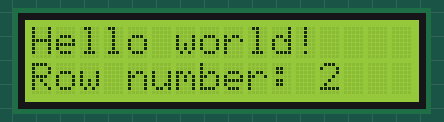
Recording of a sketch running on a simulated ESP32. On the bench: 16×2 character LCD.

Above: at 0.1 s.
At 4.2 s:
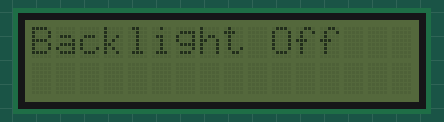
At 6.2 s:
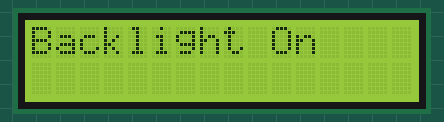
At 8.2 s:
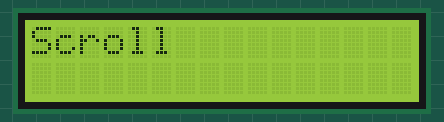
At 10.7 s:
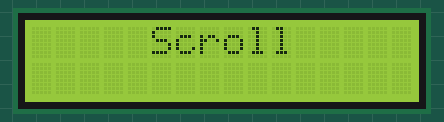
At 12.7 s:
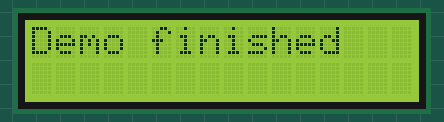

The sketch:

06-010_LCD_with_I2C_backpack.ino
```cpp
/*  06.010 - LCD screen with the I2C backpack demo sketch

   This sketch shows you how to use the 16x2 LCD display
   using the I2C backpack adaptor. This way, we can save a
   lot of digital pins on the Arduino.

   It is provided in this course to support projects that
   require an LCD screen for text output

   This I2C LCD backpack contains the PCF8574 port-expander
   IC. Beware that this sketch can work with backpacks that
   contains this IC, but may not work with variations.


   Components
   ----------
    - ESP32
    - An I2C to LCD backpack adaptor
    - Jumper wires
    - Breadboard

    Libraries
    ---------
    - LiquidCrystal_I2C

   Connections
   -----------
    ESP32         |    I2C backpack
    -----------------------------
        GND       |      GND
        5V        |      5V
        GPIO42    |      SDA
        GPIO39    |      SCL


   Other information
   -----------------
    1. ESP32 Datasheet: https://www.espressif.com/sites/default/files/documentation/esp32_datasheet_en.pdf
    2. For information on the LiquidCrystal library: https://github.com/johnrickman/LiquidCrystal_I2C
    3. If you need to run the port scanner, look for sketch 06-012 in this course repository

    Created on April 1 2019 by Peter Dalmaris

*/

#include <LiquidCrystal_I2C.h>

LiquidCrystal_I2C lcd(0x27, 16, 2); // If this address is not working for your I2C backpack,
// run the address scanner sketch to determine the actual
// address.

void setup()
{
  lcd.init();
  lcd.backlight();
  lcd.setCursor(0, 0);
  lcd.print("Hello world!");
  lcd.setCursor(0, 1);
  lcd.print("Row number: ");
  lcd.setCursor(12, 1);
  lcd.print("2");
  delay(2000);
  lcd.clear();
  lcd.setCursor(0, 0);
  lcd.print("Backlight On");
  lcd.backlight();
  delay(2000);
  lcd.clear();
  lcd.setCursor(0, 0);
  lcd.print("Backlight Off");
  lcd.noBacklight();
  delay(2000);
  lcd.clear();
  lcd.setCursor(0, 0);
  lcd.print("Backlight On");
  lcd.backlight();
  delay(2000);
  lcd.clear();
  lcd.setCursor(0, 0);
  lcd.print("Scroll");
  for (int i = 0; i < 5; i++)
  {
    delay(500);
    lcd.scrollDisplayRight();
  }
  delay(2000);
  lcd.clear();
  lcd.setCursor(0, 0);
  lcd.print("Demo finished");

}
void loop()
{

}
```

Measured:
- what the display in image 1 shows lasts 2.0 s, from 4.1 s to 6.1 s
- what the display in image 3 shows lasts 0.5 s, from 8.1 s to 8.6 s
